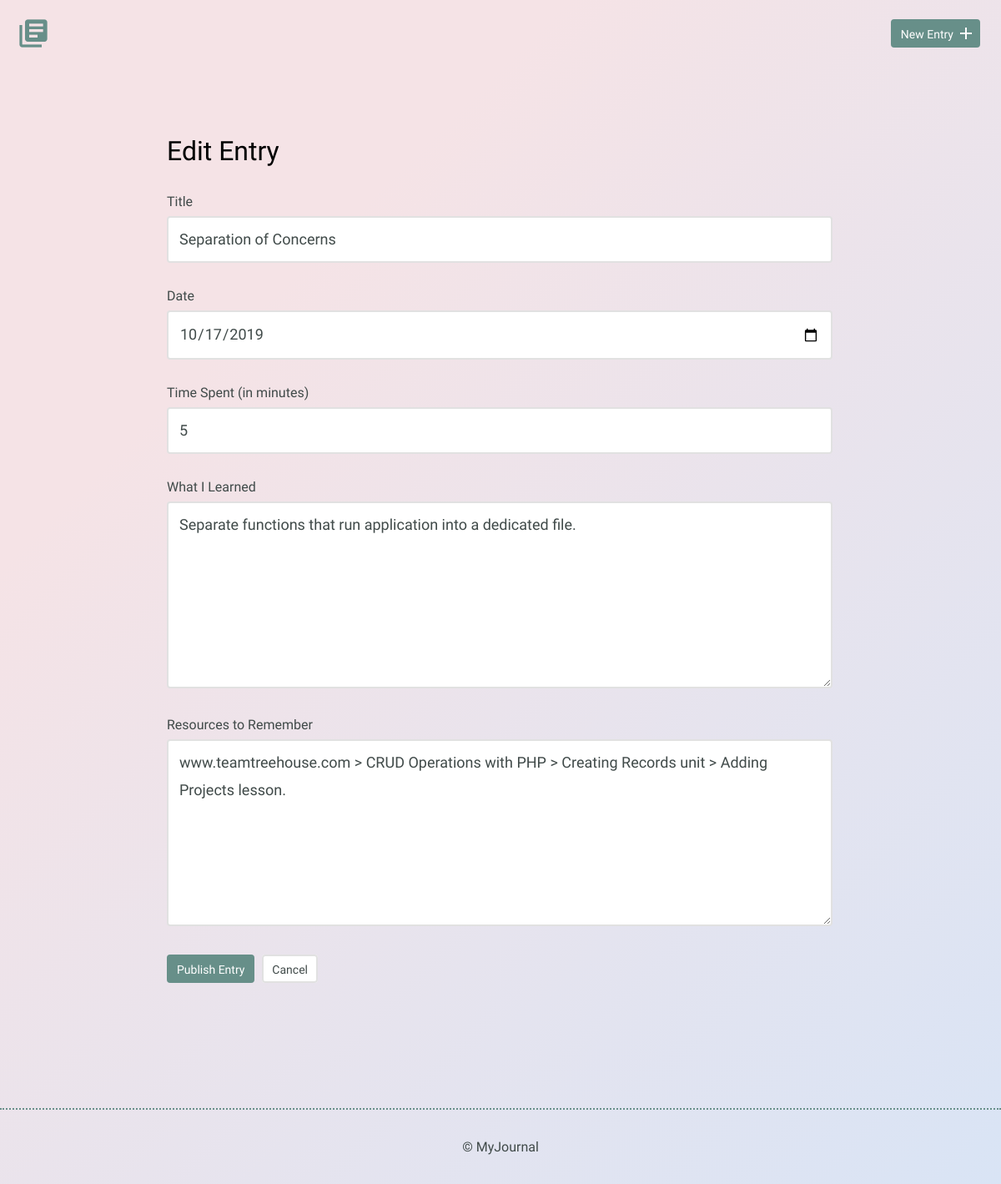
The page /edit.php?id=5 on the database as committed earlier.
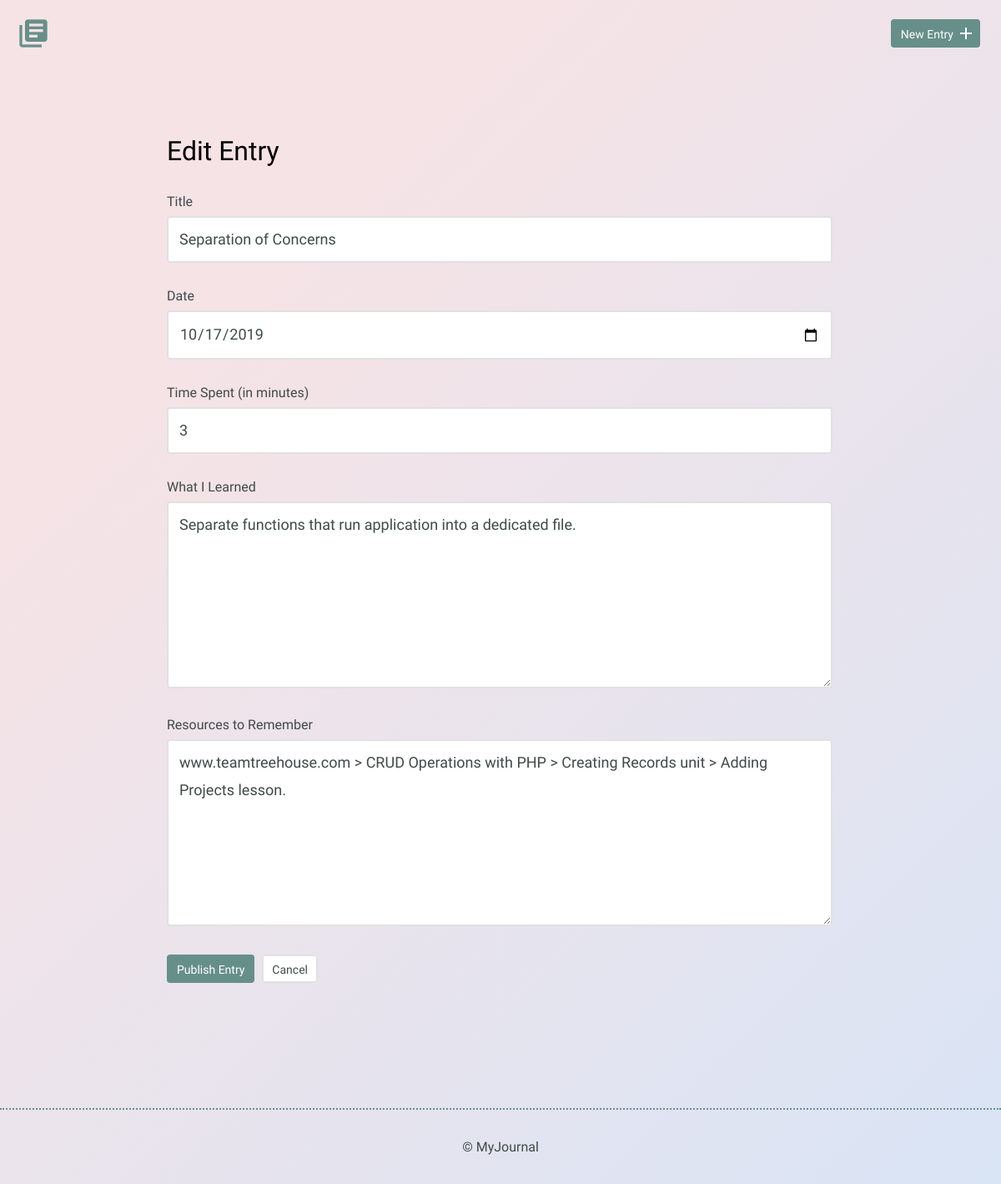
The same page on the database as committed later.
### tables this page shows
CREATE TABLE "entries" (
	`id`	INTEGER,
	`title`	TEXT,
	`date`	TEXT,
	`time_spent`	INTEGER,
	`learned`	BLOB,
	`resources`	BLOB,
	PRIMARY KEY(`id`)
);

### inc/functions.php (called while the page is built, shortened)
<?php
function get_single_entry($id) {
	include 'inc/dbconnection.php';
	$get_entry = "SELECT id, title, date, time_spent, learned, resources
								FROM entries
								WHERE id = ?";
	if (isset($_GET['id'])) {
		try {
			$results = $db->prepare($get_entry);
			$results->bindValue(1, $id, PDO::PARAM_INT);
			$results->execute();
		} catch (Connection $e) {
				$e->getMessage();
				return array();
		}
	}
	return $results->fetch(PDO::FETCH_ASSOC);
}

### edit.php (the view, shortened to what this page needs)
<?php
	include 'inc/head.php';
	include 'inc/functions.php';
	if (isset($_GET['id'])) {
		$edit_entry = get_single_entry($_GET['id']);
	}
?>
    <body>
        <header>
            <div class="container">
                <div class="site-header">
                    <a class="logo" href="index.php"><i class="material-icons">library_books</i></a>
                    <a class="button icon-right" href="new.php"><span>New Entry</span> <i class="material-icons">add</i></a>
                </div>
            </div>
        </header>
        <section>
            <div class="container">
                <div class="edit-entry">
                    <h2>Edit Entry</h2>
                    <form method="POST" action="#">
                        <label for="title"> Title</label>
                        <input id="title" type="text" name="title" value="<?php echo $edit_entry['title']; ?> "><br>
												<label for="date">Date</label>
                        <input id="date" type="date" name="date" value="<?php echo $edit_entry['date']; ?>"><br>
												<label for="time-spent"> Time Spent (in minutes)</label>
                        <input id="time-spent" type="text" name="timeSpent" value="<?php echo $edit_entry['time_spent']; ?>"><br>
												<label for="what-i-learned">What I Learned</label>
                        <textarea id="what-i-learned" rows="5" name="whatILearned"><?php echo $edit_entry['learned']; ?></textarea>
												<label for="resources-to-remember">Resources to Remember</label>
                        <textarea id="resources-to-remember" rows="5" name="ResourcesToRemember"><?php echo $edit_entry['resources']; ?></textarea>
												<input type="submit" value="Publish Entry" class="button">
                        <a href="#" class="button button-secondary">Cancel</a>
                    </form>
                </div>
            </div>
        </section>
        <?php include 'inc/footer.php'; ?>

Rows that differ between the two databases and show on the page:
changed entries "Separation of Concerns": timeSpent "5" → "3"
